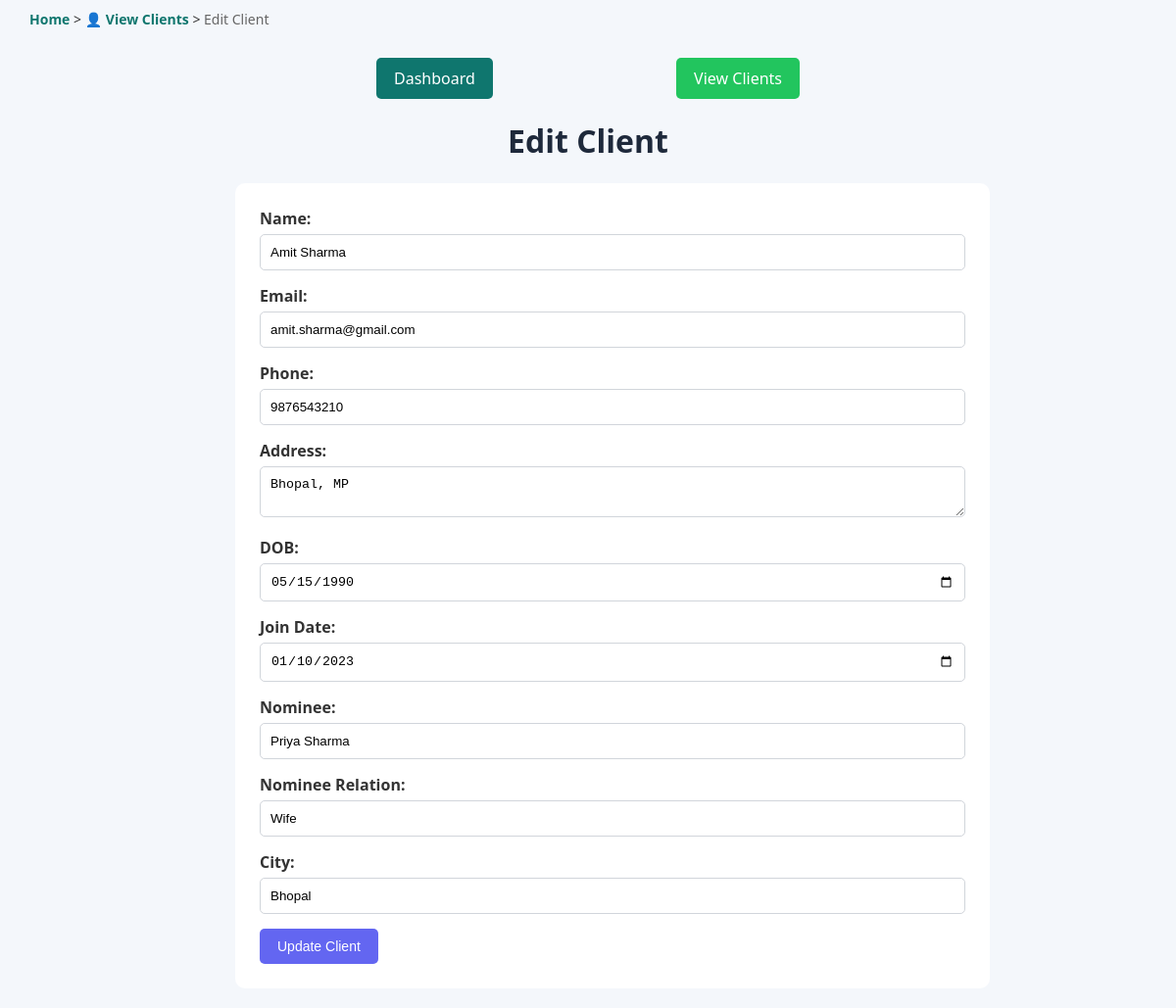
The app's page /clients/edit_client.php?id=1, older data.
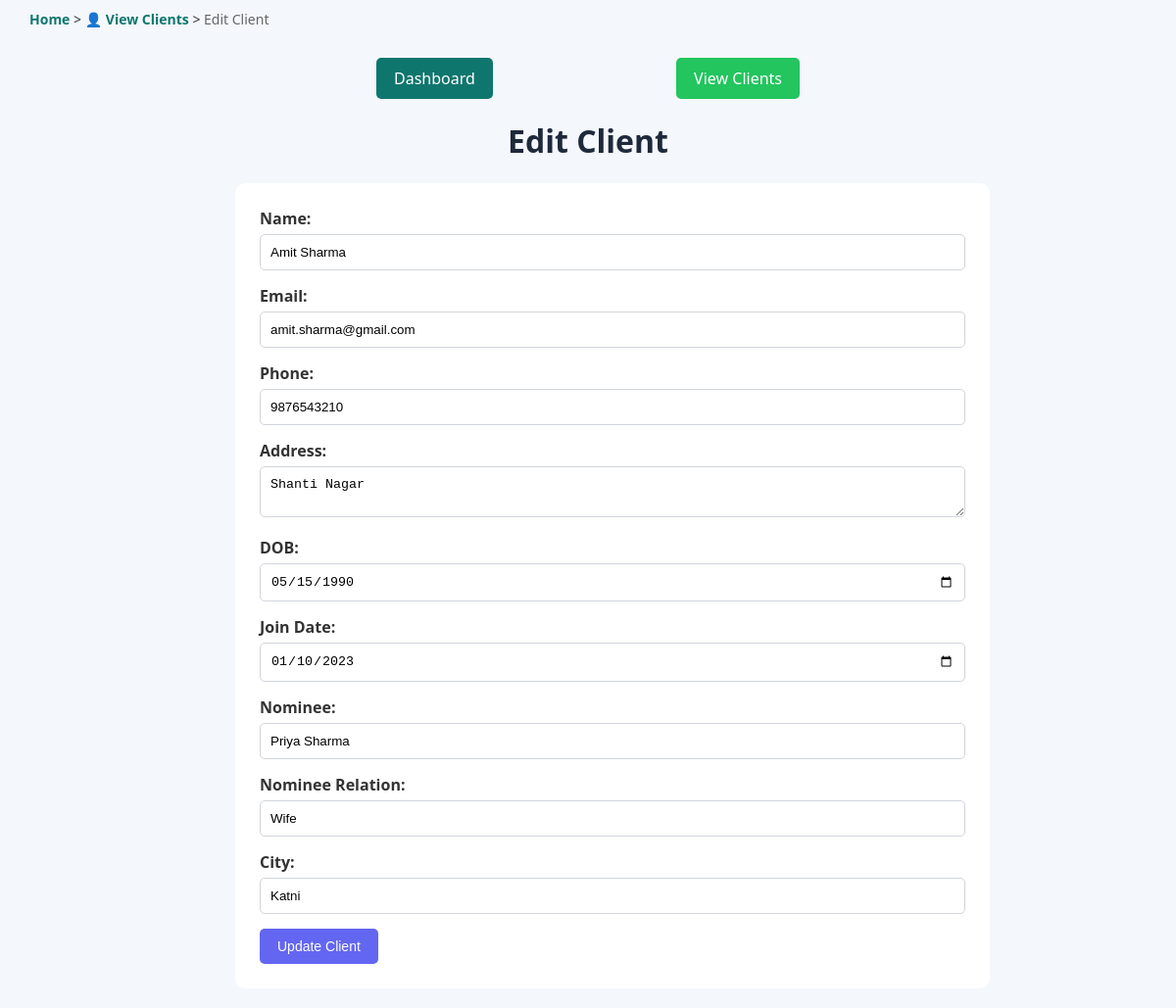
The same page, newer data.
### tables this page shows
CREATE TABLE clients (client_id INT AUTO_INCREMENT PRIMARY KEY, name VARCHAR(100) NOT NULL, email VARCHAR(100) UNIQUE NOT NULL, phone VARCHAR(20) NOT NULL, address TEXT,
 dob DATE NOT NULL, join_date DATE NOT NULL, nominee VARCHAR(100), nominee_relation VARCHAR(50), city VARCHAR(50));

### clients/edit_client.php (the view, shortened to what this page needs)
<?php include '../db_config.php'; ?>
<?php
if (isset($_GET['id'])) {
    $client_id = $_GET['id'];
    $sql = "SELECT * FROM clients WHERE client_id = $client_id";
    $result = $conn->query($sql);
    $client = $result->fetch_assoc();
}
?>
<!DOCTYPE html>
<html lang="en">
<head>
<link rel="stylesheet" href="../styles.css">
</head>
<body>
<div class="breadcrumb">
<a href="../index.php">Home</a>
>
<a href="view_clients.php">👤 View Clients</a>
>
<span>Edit Client</span>
</div>
<div class="form-container">
<div class="action-bar">
<a href="../index.php" class="back-button">
Dashboard
</a>
<a href="view_clients.php" class="add-button">
View Clients
</a>
</div>
    <h1>Edit Client</h1>
    <form method="POST">
        <label>Name:</label>
        <input type="text" name="name" value="<?php echo $client['name']; ?>" required><br>
        <label>Email:</label>
        <input type="email" name="email" value="<?php echo $client['email']; ?>" required><br>
        <label>Phone:</label>
        <input type="text" name="phone" value="<?php echo $client['phone']; ?>" required><br>
        <label>Address:</label>
        <textarea name="address"><?php echo $client['address']; ?></textarea><br>
        <label>DOB:</label>
        <input type="date" name="dob" value="<?php echo $client['dob']; ?>" required><br>
        <label>Join Date:</label>
        <input type="date" name="join_date" value="<?php echo $client['join_date']; ?>" required><br>
        <label>Nominee:</label>
        <input type="text" name="nominee" value="<?php echo $client['nominee']; ?>"><br>
        <label>Nominee Relation:</label>
        <input type="text" name="nominee_relation" value="<?php echo $client['nominee_relation']; ?>"><br>
        <label>City:</label>
        <input type="text" name="city" value="<?php echo $client['city']; ?>"><br>
        <button class="update-btn" name="update">
Update Client
</button>
    </form>
</div>
</body>
</html>

Row changes from the older to the newer data that the page shows:
changed clients "Amit Sharma": address "Bhopal, MP" → "Shanti Nagar"; city "Bhopal" → "Katni"
